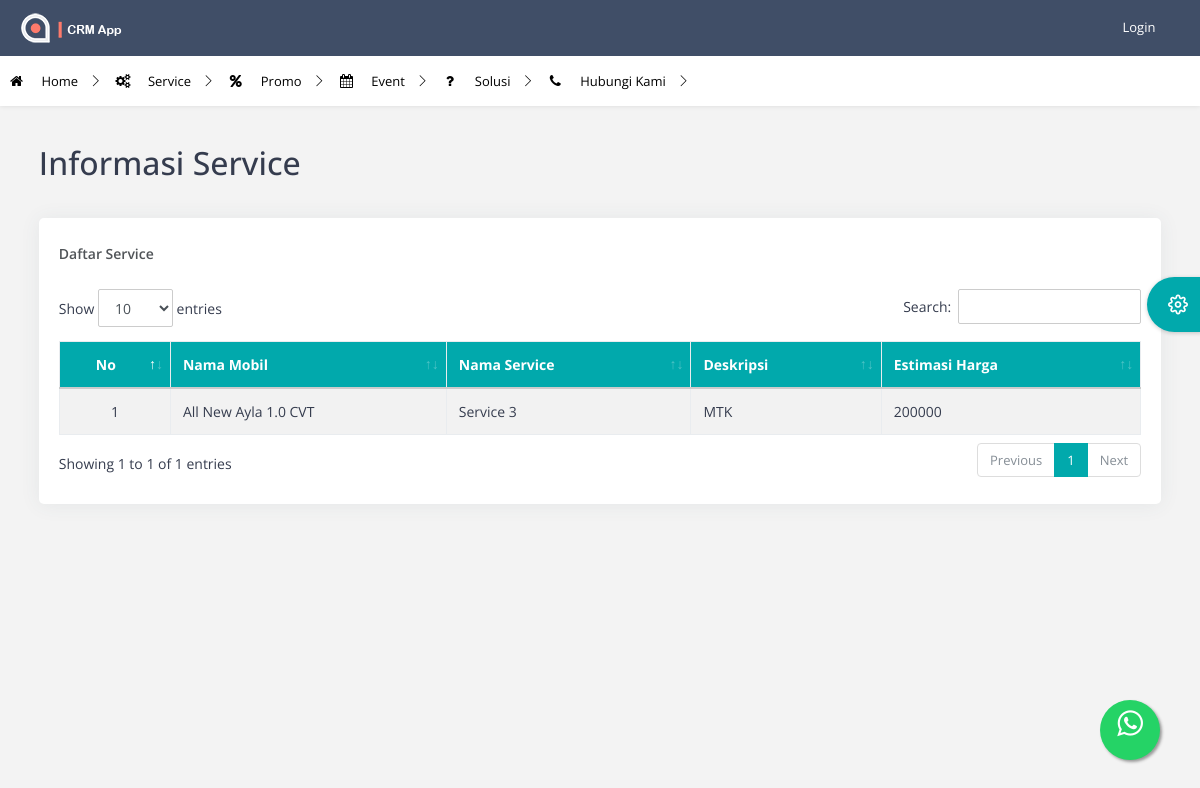
The page /index.php/site/service on the database as committed earlier.
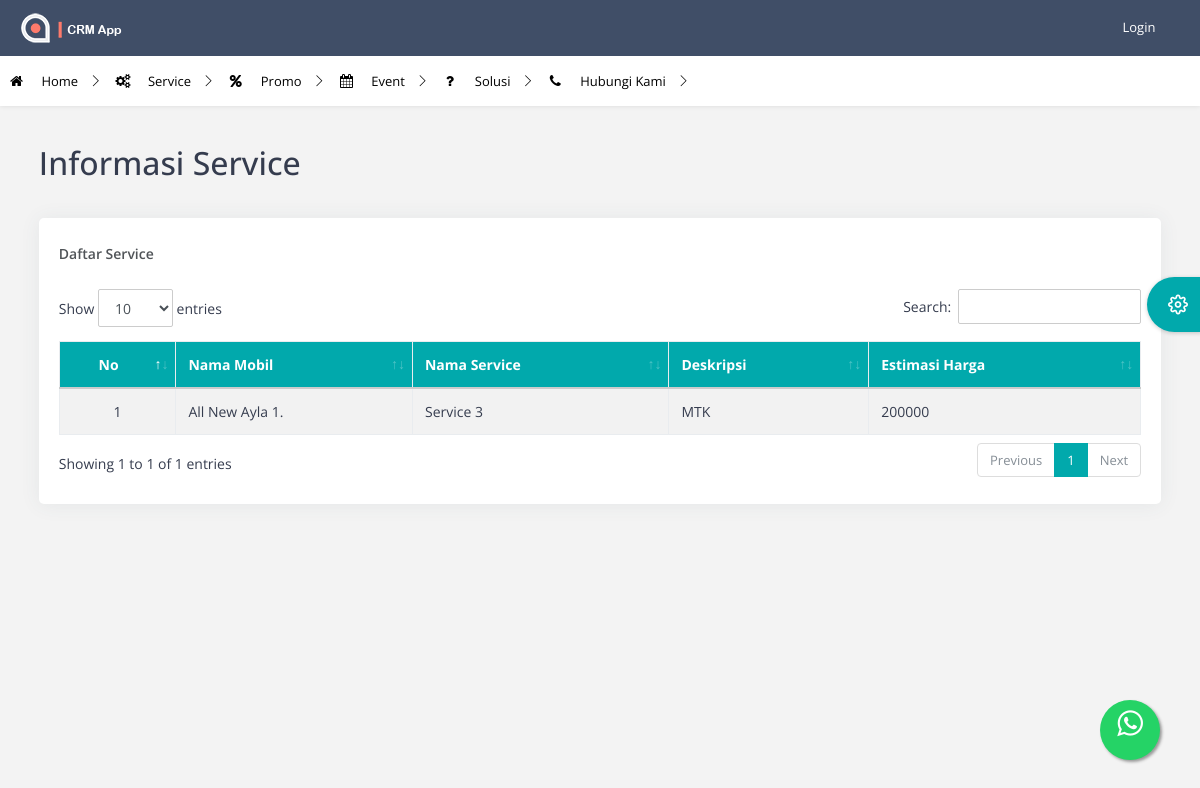
The same page on the database as committed later.
### tables this page shows
CREATE TABLE `service` (
  `id_service` varchar(36) NOT NULL,
  `nama_service` varchar(50) NOT NULL,
  `deskripsi` varchar(50) NOT NULL,
  `estimasi_harga` varchar(50) NOT NULL,
  `id_model_mobil` varchar(36) NOT NULL
);

CREATE TABLE `model_mobil` (
  `id_model_mobil` varchar(36) NOT NULL,
  `nama_model_mobil` varchar(15) NOT NULL
);

### application/libraries/Template.php (called while the page is built)
<?php if ( ! defined('BASEPATH')) exit('No direct script access allowed');
class Template {
		var $template_data = array();
		function set($name, $value)
		{
			$this->template_data[$name] = $value;
		}
		function load($template = '', $view = '' , $view_data = array(), $return = FALSE)
		{
			$this->CI =& get_instance();
			$this->set('contents', $this->CI->load->view($view, $view_data, TRUE));
			return $this->CI->load->view($template, $this->template_data, $return);
		}
}

### application/controllers/Site.php (called while the page is built, shortened)
<?php
class Site extends CI_Controller
{
function service()
{
  $data = array(
        'judul' => 'Daftar Service',
          'dt_service'=> $this->m_umum->get_service(),
    );
  $this->template->load('site/template', 'site/service', $data);
}
}
?>

### index.php (called while the page is built, shortened)
<?php
require_once BASEPATH.'core/CodeIgniter.php';

### application/models/M_umum.php (called while the page is built, shortened)
<?php
class M_umum extends CI_Model{
	function get_service()
	{
		$this->db->select('*');
		$this->db->from('service a');
		$this->db->join('model_mobil b', 'a.id_model_mobil=b.id_model_mobil', 'left');
		$query = $this->db->get();
		return $query->result();
	}
}
?>

### application/views/site/service.php (the view, shortened to what this page needs)
<div class="page-header">
                                    <div class="row align-items-end">
                                        <div class="col-lg-8">
                                            <div class="page-header-title">
                                                <div class="d-inline">
                                                    <h2>Informasi Service</h2>
                                                </div>
                                            </div>
                                        </div>
                                    </div>
                                </div>
                               <div class="page-body">
                                    <div class="row">
                                        <div class="col-sm-12">
<div class="card">
                                                <div class="card-header">
                                                    <h5><?php echo $judul; ?></h5>
                                                </div>
                                                <div class="card-block">
                                                    <div class="dt-responsive table-responsive">
                                                        <table id="simpletable" class="table table-striped table-bordered nowrap">
                                                            <thead class="bg-primary text-white">
                <tr>
                  <th><div align="center">No</div></th>
                  <th><div align="left">Nama Mobil</div></th>
                  <th><div align="left">Nama Service</div></th>
                  <th><div align="left">Deskripsi</div></th>
                  <th><div align="left">Estimasi Harga</div></th>
                </tr>
              </thead>
              <tbody>
                <?php
                $no=1;
                foreach ($dt_service as $d): ?>
                <tr>
                  <td><div align="center">
                    <?= $no++; ?>
                  </div></td>
                  <td>
                    <div align="left">
                      <?= $d->nama_model_mobil; ?>
                    </div></td>
                     <td>
                    <div align="left">
                      <?= $d->nama_service; ?>
                    </div></td>
                    <td>
                    <div align="left">
                      <?= $d->deskripsi; ?>
                    </div></td>
                    <td>
                    <div align="left">
                      <?= $d->estimasi_harga; ?>
                    </div></td>
                </tr>
                <?php endforeach; ?>
                                                            </tbody>
                                                        </table>
                                                    </div>
                                                </div>
                                            </div>
                                            </div>

Rows that differ between the two databases and show on the page:
changed through a linked row, service "Service 3": id_model_mobil.nama_model_mobil "All New Ayla 1.0 CVT" → "All New Ayla 1."
